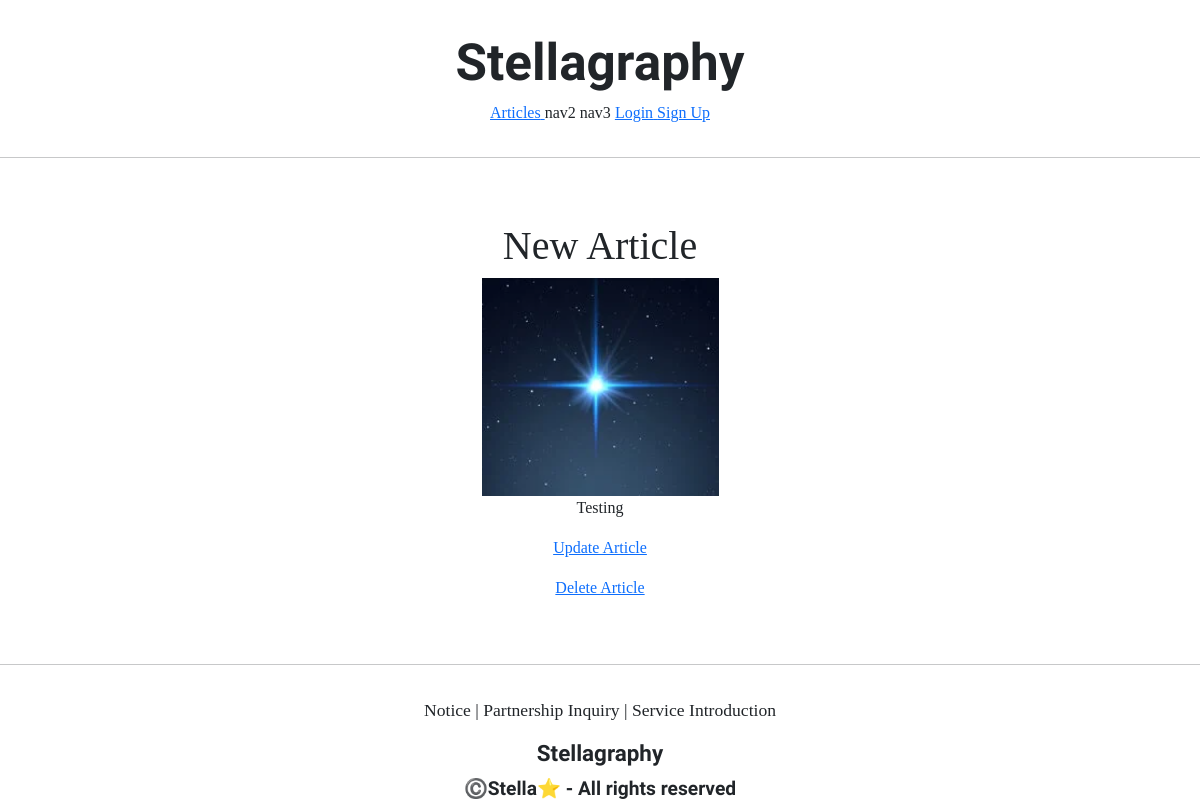
Page /articles/detail/1 on the committed database.
### articleapp/models.py (models this page shows)
class Article(models.Model):
    writer = models.ForeignKey(User, on_delete=models.SET_NULL, related_name='article', null=True)
    title = models.CharField(max_length=200, null=True)
    image = models.ImageField(upload_to='article/', null=False)
    content = models.TextField(null=True)
    created_at = models.DateField(auto_now_add=True, null=True)

### articleapp/views.py (the view)
# urls.py: path('detail/<int:pk>', ArticleDetailView.as_view(), name='detail'),
class ArticleDetailView(DetailView):
    model = Article
    context_object_name = 'target_article'
    template_name = 'articleapp/detail.html'

### articleapp/templates/articleapp/detail.html
{% extends 'base.html' %}
{% block content %}
    <div>
        <div style="text-align: center; max-width: 500px; margin: 4rem auto;">
            <h1>
                {{target_article.title}}
            </h1>
            <img src="{{ target_article.image.url }}" alt="">
            <p>
                {{ target_article.content }}
            </p>
            <a href="{% url 'articleapp:update' pk=target_article.pk %}">
                <p>Update Article</p>
            </a>
            <a href="{% url 'articleapp:delete' pk=target_article.pk %}">
                <p>Delete Article</p>
            </a>
        </div>
    </div>
{% endblock %}

### rows in the picture
Article: title "New Article", image (picture), content "Testing"
